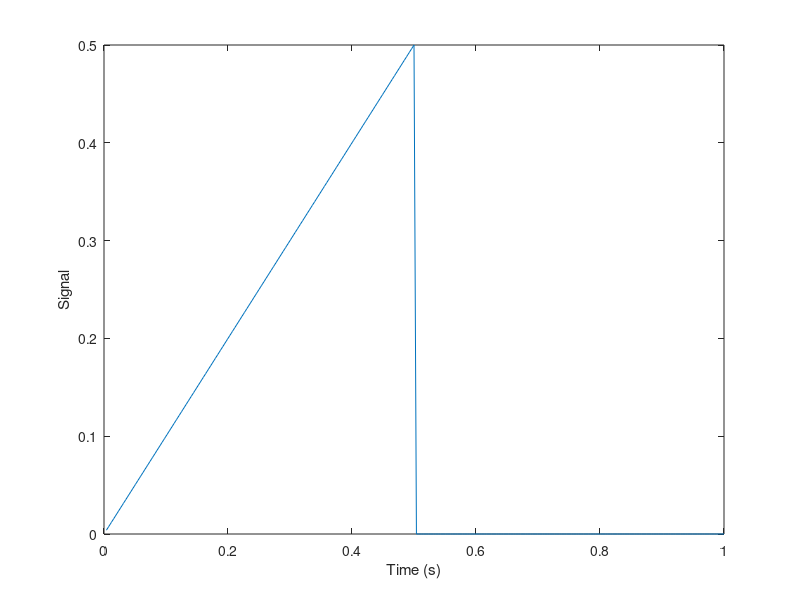
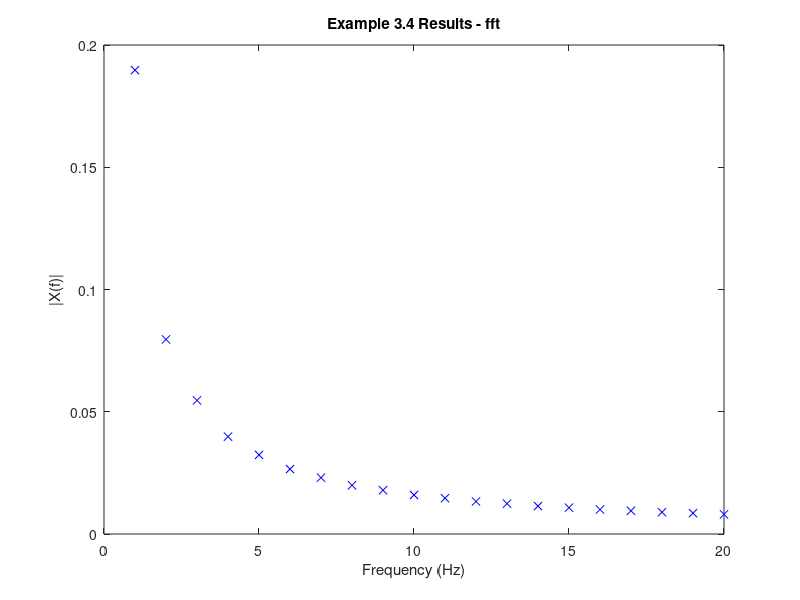
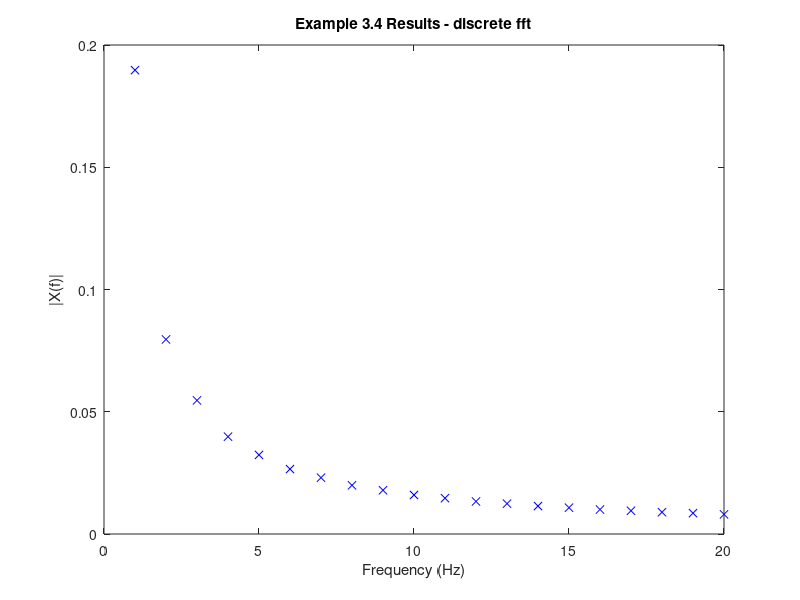

MATLAB code for these plots, in order:
%example 3.4
clear; close all;

T=1;                                    % total time
fs=256;                                 % assumed sample frequency
N=fs*T;                                 % calculate number of points
t=(1:N)*T/N;                            % generate time vector
f=(1:N)*fs/N;                           %  and frequency vector for plotting
x=[t(1:N/2) zeros(1,N/2)];              % Generate signal, ramp-zeros
figure(1);
plot(t,x); hold on;
xlabel('Time (s)');
ylabel('Signal');
Xf=fft(x);                              % Take Fourier transform
Mag=abs(Xf(2:end))/(N/2);               % Calculate magnitude, remove DC value, and scale
Phase=-angle(Xf(2:end))*(360/(2*pi));   % Calculate phase and remove first point
    % 'angle' gives you in radians, so you have to convert
figure(2);
plot(f(1:20),Mag(1:20),'xb'); hold on;
title('Example 3.4 Results - fft');
xlabel('Frequency (Hz)');
ylabel('|X(f)|');
% ...labels

%calculate discrete Fourier transform using basic equations
for m = 1:20 
    a(m) = (2/N)*sum(x.*(cos(2*pi*m*t)));       % Non-complex 
    b(m) = (2/N)*sum(x.*(sin(2*pi*m*t)));       %  correlation eq. 
    C(m) = sqrt(a(m).^2 + b(m).^2);             % Calculate magnitude 
    theta(m) = (360/(2*pi)) * atan2(b(m),a(m)); %  and phase 
end 
%.......plot, label, and display....... 
figure(3);
plot(f(1:20),C(1:20),'xb'); hold on;
title('Example 3.4 Results - discrete fft');
xlabel('Frequency (Hz)');
ylabel('|X(f)|');

%% The spectrum produced by the two methods is identical!